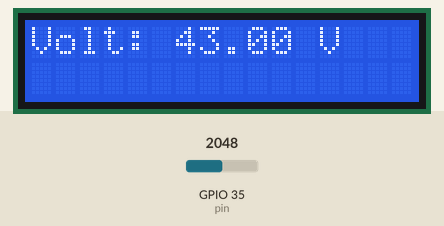
The sketch below on a simulated ESP32. Shown: 16×2 character LCD. The inputs (shaded band) are chosen by the test bench; at power-on: GPIO 35 (pin) = 2048. WiFi joins after 1.5 s; servers stay silent unless stated; what the sketch prints to the serial monitor is not drawn.

Above: at 3.7 s.
3.8 s: GPIO 35 (pin) set to 2866
At 5.3 s:
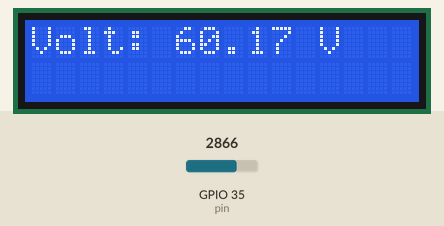
6.2 s: GPIO 35 (pin) set to 3603
At 7.6 s:
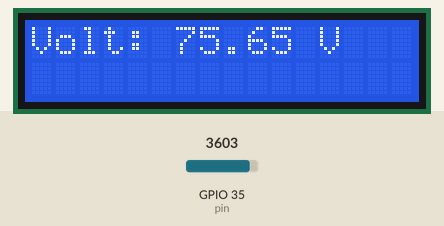
8.5 s: GPIO 35 (pin) set to 4095
At 9.9 s:
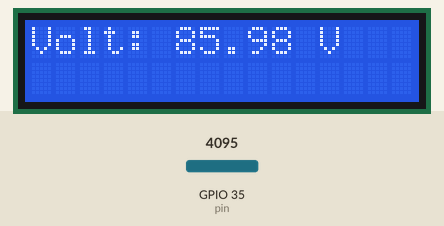
Timing chart, 0 to 11.5 s (numbered marks = the images above; inputs shaded):
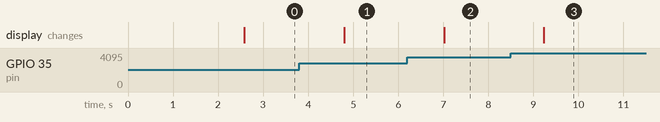

The sketch:

voltage_kirim_wifi.ino
```cpp
#include <WiFi.h>
#include <HTTPClient.h>
#include <LiquidCrystal_I2C.h>
#include <ESP32Ping.h>

//Network SSID
const char* ssid = "ssid";
const char* password = "password";

float vPow = 1;
float r1 = 205000;
float r2 = 10000;

float volt;
int pin = 35;
int lcdColumns = 16;
int lcdRows = 2;
int baud = 115200;

//disesuaikan alamat lcdnya
LiquidCrystal_I2C lcd(0x38, lcdColumns, lcdRows);

void setup() {
  lcd.begin();         // initialize the lcd
  lcd.backlight();    // open the backlight
  // put your setup code here, to run once:
  Serial.begin(baud);
  //wifi koneksi
  WiFi.hostname("Check Voltage");
  WiFi.begin(ssid, password);
  while(WiFi.status() != WL_CONNECTED)
  {
    delay(500);
    Serial.print(".");
  }
  Serial.println("Wifi Connected");
  Serial.println("IP Address :");
  Serial.println(WiFi.localIP());

  bool success = Ping.ping("www.google.com", 3);
  if(!success)
  {
    Serial.println("Ping failed");
    return;
  }
    Serial.println("Ping succesful.");
    return;
}

void loop() {
// put your main code here, to run repeatedly:
lcd.clear();
volt=analogRead(pin);
float v = (analogRead(pin) * vPow) / 1024.0;
float v2 = v / (r2 / (r1 + r2));

// float v3 = (analogRead(pin) / 4096) * 24 * (r2/r2);
// float v2 = v / (r2 / (r1 + r2));

lcd.setCursor(0, 0);  // display position
lcd.print("Volt: ");
Serial.print("Volt: ");
Serial.println(v2);
lcd.print(v2);
lcd.print(" V");
Serial.print("  Status: ");
if(WiFi.status()== WL_CONNECTED){
    HTTPClient http;
    String Link = "http://api" + String(volt);
    http.begin(Link.c_str());

    int httpCode = http.GET();
    String payload = http.getString();
    lcd.setCursor(0, 1);
    lcd.print(payload);
    Serial.println(payload);
    http.end();
  } else {
    Serial.println("WiFi Disconnected");
  }
  delay(2000);
}
```

Measured:
- after the input at 3.8 s, the display: changes after 1.0 s (image 1)
- after the input at 6.2 s, the display: changes after 0.82 s (image 2)
- after the input at 8.5 s, the display: changes after 0.73 s (image 3)
